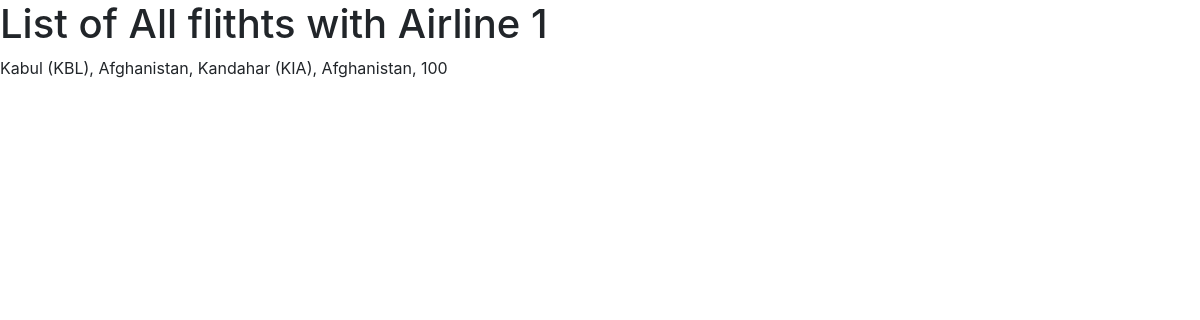
Screenshot of /anAirlineDetails/1 (signed in) with the database file from the repository.
### FlightsSystem/models.py (models this page shows, shortened)
class AirlinesModel(models.Model):
    airlineName = models.CharField(max_length=30)
    flights = models.ForeignKey(
        FlightModel, on_delete=models.CASCADE, blank=True, null=True, related_name="airline")

class FlightModel(models.Model):
    origin = models.ForeignKey(
        AirportsModel, on_delete=models.CASCADE, max_length=30, related_name="departures")
    distination = models.ForeignKey(
        AirportsModel, on_delete=models.CASCADE, related_name="arrivals", max_length=30)
    duration = models.IntegerField()
    def __str__(self):
        return f"{self.origin}, {self.distination}, {self.duration}"

class AirportsModel(models.Model):
    code = models.CharField(max_length=10)
    city = models.CharField(max_length=20)
    country = models.CharField(max_length=30)
    def __str__(self):
        return f" {self.city} ({self.code}), {self.country}"

### FlightsSystem/views.py (the view)
# urls.py: path("anAirlineDetails/<int:AirNum>",
@login_required(login_url='FlightsSystem:Login')
def anAirlineDetails(request, AirNum):
    airline = AirlinesModel.objects.get(pk=AirNum)
    return render(request, 'FlightsSystem/anAirlineDetails.html', {
        "airline": airline,
        "flights": airline.flights
    })

### FlightsSystem/templates/FlightsSystem/anAirlineDetails.html
{% extends "FlightsSystem/layout.html" %}
{% block body %}
<h1>List of All flithts with Airline {{airline.id}}</h1>
{{flights}}
{% endblock body %}

### rows the page displays
AirlinesModel: id "1"
FlightModel: origin+distination+duration "Kabul (KBL), Afghanistan, Kandahar (KIA), Afghanistan, 100"
